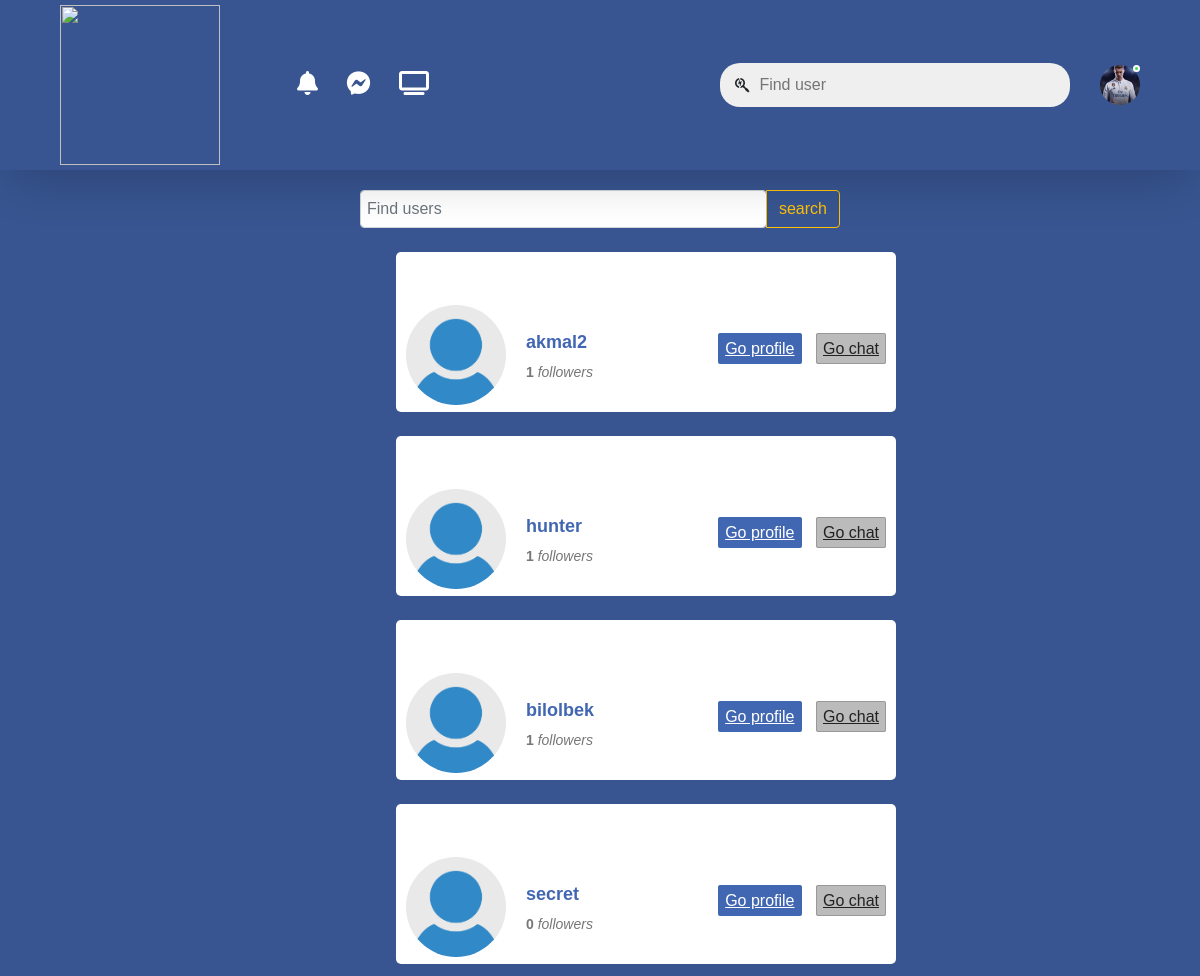
Screenshot of /user/search/ (signed in) with the database file from the repository.
### user/models.py (models this page shows, shortened)
class CustomUser(AbstractUser):
    image = models.ImageField(upload_to='user-media/', default='default-profile.jpg')

### facebook/models.py (models this page shows, shortened)
class Profile(models.Model):
    user = models.OneToOneField(CustomUser, on_delete=models.CASCADE)
    followed = models.ManyToManyField(CustomUser, related_name='following', blank=True, null=True)
    chats = models.ManyToManyField(CustomUser, related_name='chats', blank=True, null=True)

### facebook/views.py (the view)
# urls.py: path('user/search/', SearchUsersPageView.as_view(), name='user-search'),
class SearchUsersPageView(View):
    def get(self, request):
        search = request.GET.get('q', '')
        users = CustomUser.objects.exclude(username=request.user.username)
        if search:
            users = users.filter(
                Q(username__icontains=search) | Q(first_name__icontains=search)
            )
        context = {
            'search': search,
            'users': users,
        }
        return render(request, 'user/users-search.html', context)

### facebook/templates/user/users-search.html (shortened to what this page needs)
{% extends 'base.html' %}
{% load static %}
{% block content %}
    <form class="input-group " style="width: 40vw; margin-left: 30vw; margin-top: 1.7vw">
  <input value="{{ search }}" name="q" style="padding: 0.5vw" type="search" class="form-control rounded" placeholder="Find users" aria-label="Search" aria-describedby="search-addon" />
  <button type="submit" class="btn btn-outline-warning" data-mdb-ripple-init>search</button>
</form>
    {% for i in users %}
    <div id="fb" style="margin-bottom: 1vw">
		<div style="position: relative;">
			<img src="{{ i.image.url }}" height="100" width="100">
			<p id="info"><b>{{ i.username }}</b> <br> <span><b>{{ i.profile.followed.all.count }}</b> <i>followers</i></p>
			<div id="button-block">
                <a href="{% url 'user-detail' i.id %}" id="confirm">Go profile</a>
				<a href="{% url 'user-chat' i.username %}" id="delete">Go chat</a>
			</div>
		</div>
	</div>
    {% endfor %}
{% endblock content %}

### facebook/templates/base.html (shortened to what this page needs)
{% load static %}
<!DOCTYPE html>
<html lang="en">
<head>
    <link href="{% static 'main.css' %}" rel="stylesheet" type="text/css">
    <link href="https://cdn.jsdelivr.net/npm/bootstrap@5.0.2/dist/css/bootstrap.min.css" rel="stylesheet">
    <link rel="stylesheet" href="https://cdnjs.cloudflare.com/ajax/libs/font-awesome/6.5.1/css/all.min.css" />
</head>
<body>
    <nav>
        <div class="nav-left">
          <img src="https://cdn.shopify.com/s/files/1/0702/0511/2635/files/logo.png" class="logo" />
          <ul>
            <a href="#"><i class="fa-solid fa-bell fa-xl"></i></a>
            <a href="{% url 'contact-list' %}"><i class="fa-brands fa-facebook-messenger fa-xl"></i></a>
            <a href="{% url 'home' %}"><i class="fa-solid fa-tv fa-xl"></i></a>
          </ul>
        </div>
        <div class="nav-right">
          <div class="search-box">
            <i class="fa-brands fa-searchengin"></i>
            <a href="{% url 'user-search' %}"><input type="text" placeholder="Find user" /></a>
          </div>
          <div class="nav-user-icon online" onclick="settingsmenutoggle()">
            <a href="{% url 'user-profile' %}"><img src="{{ request.user.image.url }}" /></a>
          </div>
        </div>
      </nav>
{% block content %}
{% endblock content %}
</body>
</html>

### static/main.css (style rules this page uses)
* { margin: 0; padding: 0; font-family: sans-serif; box-sizing: border-box; }
:root { --body-color:#efefef; --nav-color:#385591; --bg-color:#fff; }
body { background:var(--body-color); transition: background 0.3s; }
nav { display: flex; align-items: center; justify-content: space-between; background: var(--nav-color); padding: 5px 5%; position: sticky; top: 0; z-index: 100; }
.logo { width: 160px; margin-right: 45px; }
.nav-left, .nav-right { display: flex; align-items: center; }
.nav-user-icon img { width: 40px; height: 40px; border-radius: 50%; cursor: pointer; object-fit: cover; }
.nav-user-icon { margin-left: 30px; }
.search-box { background: #efefef; width: 350px; border-radius: 20px; display: flex; align-items: center; padding: 0 15px; }
.search-box input { width: 100%; background: transparent; padding: 10px; outline: none; border: 0; }
.online { position: relative; }
.online::after { content: ""; width: 7px; height: 7px; border: 2px solid #fff; border-radius: 50%; background: #41db51; position: absolute; top: 0; right: 0; }
.fa-xl { position: relative; margin-top: 2vw; margin-right: 2vw; color: white; cursor: pointer; }

### facebook/templates/base.html (style rules this page uses)
.fa-xl { position: relative; margin-top: 2vw; margin-right: 2vw; color: white; cursor: pointer; }
body { background-color: #e2eaea; }
nav { box-shadow: rgba(0, 0, 0, 0.2) 0px 18px 50px -10px; }

### facebook/templates/user/users-search.html (style rules this page uses)
#fb { width:500px; border:none; background-color: white; border-radius:5px; height:160px; margin-left: 33vw; margin-top: 2vw; position: relative; padding-top: -2vw; }
#fb p { font-family:sans-serif; margin: 0 0 0 10px; line-height:30px; }
#fb img { position:absolute; left:10px; top:52.5px; border-radius: 60%; background-size: cover; object-fit: cover; }
#info { position:absolute; left:120px; top:75px; }
#info { color:#4267B2; line-height:25px; font-size:18px; }
#info span { color:#777; font-size:14px; }
#button-block { position:absolute; right:10px; top:85px; }
#confirm, #delete { background-color:#4267B2; color:white; padding:7px; border-radius:2px; margin-right:10px; font-family:sans-serif; }
#delete { color:#222; background-color:#bbb; border:1px solid #999; padding:6px; margin-right:0; }
body { background-color: #385591; }

### rows the page displays
CustomUser: user.image (picture)
CustomUser: image (placeholder picture), username "akmal2", profile.followed.all.count "1"
CustomUser: image (placeholder picture), username "hunter", profile.followed.all.count "1"
CustomUser: image (placeholder picture), username "bilolbek", profile.followed.all.count "1"
CustomUser: image (placeholder picture), username "secret", profile.followed.all.count "0"
